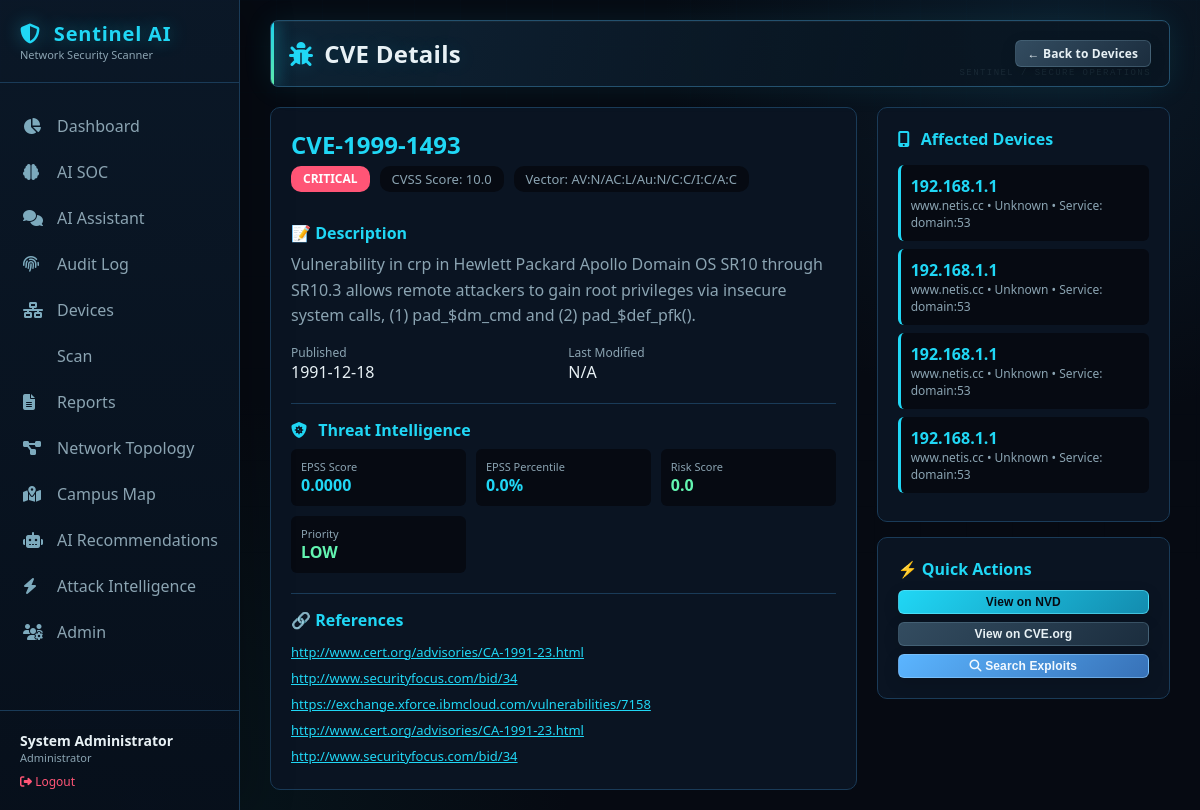
The app's page /cve/CVE-1999-1493 (signed in) with its own data.
### tables this page shows
CREATE TABLE cves (
                    cve_id TEXT PRIMARY KEY,
                    description TEXT,
                    cvss_score REAL,
                    severity TEXT,
                    published_date TEXT,
                    last_modified TEXT,
                    references_text TEXT,
                    cvss_vector TEXT
                );

CREATE TABLE threat_intel (
                        cve_id TEXT PRIMARY KEY,
                        kev_status INTEGER DEFAULT 0,
                        exploit_count INTEGER DEFAULT 0,
                        epss_score REAL DEFAULT 0,
                        epss_percentile REAL DEFAULT 0,
                        risk_score REAL DEFAULT 0,
                        risk_level TEXT DEFAULT 'LOW',
                        priority TEXT DEFAULT 'LOW',
                        last_updated TEXT,
                        source TEXT,
                        raw_data TEXT
                    );

CREATE TABLE device_vulnerabilities (
                    id INTEGER PRIMARY KEY AUTOINCREMENT,
                    device_id INTEGER,
                    cve_id TEXT,
                    service TEXT,
                    detected_date TEXT,
                    FOREIGN KEY (device_id) REFERENCES devices (id),
                    FOREIGN KEY (cve_id) REFERENCES cves (cve_id)
                );

CREATE TABLE devices (
                    id INTEGER PRIMARY KEY AUTOINCREMENT,
                    ip_address TEXT UNIQUE,
                    mac_address TEXT,
                    hostname TEXT,
                    device_type TEXT,
                    brand TEXT,
                    os TEXT,
                    os_family TEXT,
                    os_confidence REAL,
                    open_ports TEXT,
                    services TEXT,
                    discovery_source TEXT,
                    confidence REAL,
                    confidence_level TEXT,
                    ttl INTEGER,
                    first_seen TEXT,
                    last_seen TEXT,
                    scan_count INTEGER DEFAULT 1,
                    upnp_model_name TEXT,
                    upnp_model_number TEXT,
                    upnp_manufacturer TEXT,
                    mac_randomized INTEGER DEFAULT 0,
                    mac_is_local INTEGER DEFAULT 0,
                    is_gateway INTEGER DEFAULT 0
                );

### app.py (the view)
@app.route('/cve/<cve_id>')
@login_required
def cve_detail(cve_id):
    try:
        conn = get_db()
        cursor = conn.cursor()
        cursor.execute('''
            SELECT cve_id, description, cvss_score, severity,
                   published_date, last_modified, references_text, cvss_vector
            FROM cves
            WHERE cve_id = ?
        ''', (cve_id,))
        cve = cursor.fetchone()
        if not cve:
            flash('CVE not found', 'danger')
            return redirect(url_for('devices'))
        cve_dict = dict(cve)
        if cve_dict.get('references_text'):
            try:
                cve_dict['references'] = json.loads(cve_dict['references_text'])
            except:
                cve_dict['references'] = []
        else:
            cve_dict['references'] = []
        cursor.execute('''
            SELECT d.id, d.ip_address, d.hostname, d.device_type, dv.service
            FROM device_vulnerabilities dv
            JOIN devices d ON dv.device_id = d.id
            WHERE dv.cve_id = ?
        ''', (cve_id,))
        affected_devices = [dict(row) for row in cursor.fetchall()]
        cursor.execute('''
            SELECT kev_status, exploit_count, epss_score, epss_percentile,
                   risk_score, risk_level, priority
            FROM threat_intel
            WHERE cve_id = ?
        ''', (cve_id,))
        threat_intel = cursor.fetchone()
        threat_dict = dict(threat_intel) if threat_intel else {}
        conn.close()
        return render_template('cve_detail.html',
                             cve=cve_dict,
                             affected_devices=affected_devices,
                             threat_intel=threat_dict,
                             user_role=session.get('user_role'),
                             username=session.get('username'))
    except Exception as e:
        logger.error(f"Error loading CVE details: {e}")
        flash('Error loading CVE details', 'danger')
        return redirect(url_for('devices'))

### app.py (called while the page is built)
def get_db():
    conn = sqlite3.connect(DB_PATH)
    conn.row_factory = sqlite3.Row
    return conn

@app.context_processor
def utility_processor():
    return {
        'user_role': session.get('user_role'),
        'username': session.get('username'),
        'full_name': session.get('full_name'),
        'has_permission': has_permission,
        'DEFAULT_PAGE_SIZE': 10   # consistent with pagination default
    }

### auth.py (called while the page is built)
def login_required(f):
    @wraps(f)
    def decorated_function(*args, **kwargs):
        if 'user_id' not in session:
            flash('Please login to access this page', 'warning')
            return redirect(url_for('login'))
        return f(*args, **kwargs)
    return decorated_function

### templates/cve_detail.html (shortened to what this page needs)
{% extends "base.html" %} {% block content %}
<div class="page-header">
  <h1><i class="fas fa-bug"></i> CVE Details</h1>
  <div class="header-actions">
    <a href="{{ url_for('devices') }}" class="btn btn-secondary btn-sm">
      ← Back to Devices
    </a>
  </div>
</div>
<div style="display: grid; grid-template-columns: 2fr 1fr; gap: 20px">
  <div
    style="
      background: var(--bg-secondary);
      border: 1px solid var(--border-color);
      border-radius: 10px;
      padding: 20px;
    "
  >
    <div
      style="
        display: flex;
        justify-content: space-between;
        align-items: start;
        flex-wrap: wrap;
      "
    >
      <div>
        <h2 style="color: var(--accent); margin-bottom: 5px">
          {{ cve.cve_id }}
        </h2>
        <div
          style="display: flex; gap: 10px; flex-wrap: wrap; margin-bottom: 15px"
        >
          <span class="risk-badge risk-{{ cve.severity }}"
            >{{ cve.severity }}</span
          >
          <span
            style="
              background: var(--bg-primary);
              padding: 4px 12px;
              border-radius: 10px;
              color: var(--text-secondary);
              font-size: 13px;
            "
          >
            CVSS Score: {{ cve.cvss_score }}
          </span>
          <span
            style="
              background: var(--bg-primary);
              padding: 4px 12px;
              border-radius: 10px;
              color: var(--text-secondary);
              font-size: 13px;
            "
          >
            Vector: {{ cve.cvss_vector or 'N/A' }}
          </span>
        </div>
      </div>
    </div>
    <div style="margin-top: 15px">
      <h4 style="color: var(--accent); margin-bottom: 8px">📝 Description</h4>
      <p style="color: var(--text-secondary); line-height: 1.6">
        {{ cve.description }}
      </p>
    </div>
    <div
      style="
        margin-top: 15px;
        display: grid;
        grid-template-columns: 1fr 1fr;
        gap: 10px;
      "
    >
      <div>
        <div style="font-size: 12px; color: var(--text-secondary)">
          Published
        </div>
        <div style="color: var(--text-primary)">
          {{ cve.published_date[:10] if cve.published_date else 'N/A' }}
        </div>
      </div>
      <div>
        <div style="font-size: 12px; color: var(--text-secondary)">
          Last Modified
        </div>
        <div style="color: var(--text-primary)">
          {{ cve.last_modified[:10] if cve.last_modified else 'N/A' }}
        </div>
      </div>
    </div>
    {% if threat_intel %}
    <div
      style="
        margin-top: 20px;
        border-top: 1px solid var(--border-color);
        padding-top: 15px;
      "
    >
      <h4 style="color: var(--accent); margin-bottom: 8px">
        <i class="fas fa-shield-virus"></i> Threat Intelligence
      </h4>
      <div
        style="
          display: grid;
          grid-template-columns: repeat(auto-fit, minmax(150px, 1fr));
          gap: 10px;
        "
      >
        <div
          style="
            background: var(--bg-primary);
            padding: 10px;
            border-radius: 6px;
          "
        >
          <div style="font-size: 11px; color: var(--text-secondary)">
            EPSS Score
          </div>
          <div style="font-weight: bold; color: var(--accent)">
            {{ "%.4f"|format(threat_intel.epss_score) }}
          </div>
        </div>
        <div
          style="
            background: var(--bg-primary);
            padding: 10px;
            border-radius: 6px;
          "
        >
          <div style="font-size: 11px; color: var(--text-secondary)">
            EPSS Percentile
          </div>
          <div style="font-weight: bold; color: var(--accent)">
            {{ "%.1f"|format(threat_intel.epss_percentile) }}%
          </div>
        </div>
        <div
          style="
            background: var(--bg-primary);
            padding: 10px;
            border-radius: 6px;
          "
        >
          <div style="font-size: 11px; color: var(--text-secondary)">
            Risk Score
          </div>
          <div
            style="font-weight: bold; color: {{ 'var(--critical)' if threat_intel.risk_score >= 70 else 'var(--high)' if threat_intel.risk_score >= 40 else 'var(--accent2)' }};"
          >
            {{ threat_intel.risk_score }}
          </div>
        </div>
        <div
          style="
            background: var(--bg-primary);
            padding: 10px;
            border-radius: 6px;
          "
        >
          <div style="font-size: 11px; color: var(--text-secondary)">
            Priority
          </div>
          <div
            style="font-weight: bold; color: {{ 'var(--critical)' if threat_intel.priority == 'IMMEDIATE' else 'var(--high)' if threat_intel.priority == 'HIGH' else 'var(--accent2)' }};"
          >
            {{ threat_intel.priority }}
          </div>
        </div>
      </div>
    </div>
    {% endif %}
    {% if cve.references %}
    <div
      style="
        margin-top: 20px;
        border-top: 1px solid var(--border-color);
        padding-top: 15px;
      "
    >
      <h4 style="color: var(--accent); margin-bottom: 8px">🔗 References</h4>
      <div style="font-size: 13px">
        {% for ref in cve.references %}
        <div style="padding: 4px 0">
          <a
            href="{{ ref }}"
            target="_blank"
            style="color: var(--accent); word-break: break-all"
            >{{ ref }}</a
          >
        </div>
        {% endfor %}
      </div>
    </div>
    {% endif %}
  </div>
  <div>
    <div
      style="
        background: var(--bg-secondary);
        border: 1px solid var(--border-color);
        border-radius: 10px;
        padding: 20px;
      "
    >
      <h4 style="color: var(--accent); margin-bottom: 15px">
        <i class="fas fa-mobile-screen-button"></i> Affected Devices
      </h4>
      {% if affected_devices %}
      <div style="max-height: 400px; overflow-y: auto">
        {% for device in affected_devices %}
        <div
          style="
            padding: 10px;
            background: var(--bg-primary);
            border-radius: 6px;
            margin-bottom: 8px;
            border-left: 3px solid var(--accent);
          "
        >
          <div style="font-weight: bold; color: var(--text-primary)">
            <a
              href="{{ url_for('devices') }}?filter={{ device.ip_address }}"
              style="color: var(--accent); text-decoration: none"
            >
              {{ device.ip_address }}
            </a>
          </div>
          <div style="font-size: 12px; color: var(--text-secondary)">
            {{ device.hostname or 'No hostname' }} • {{ device.device_type or
            'Unknown' }} {% if device.service %} • Service: {{ device.service
            }}{% endif %}
          </div>
        </div>
        {% endfor %}
      </div>
      {% else %}
      <p style="color: var(--text-secondary)">
        No devices affected by this CVE.
      </p>
      {% endif %}
    </div>
    <div
      style="
        background: var(--bg-secondary);
        border: 1px solid var(--border-color);
        border-radius: 10px;
        padding: 20px;
        margin-top: 15px;
      "
    >
      <h4 style="color: var(--accent); margin-bottom: 10px">
        ⚡ Quick Actions
      </h4>
      <div style="display: flex; flex-direction: column; gap: 8px">
        <button
          onclick="window.location.href='https://nvd.nist.gov/vuln/detail/{{ cve.cve_id }}'"
          class="btn btn-primary btn-sm"
          style="width: 100%"
        >
          View on NVD
        </button>
        <button
          onclick="window.location.href='https://www.cve.org/CVERecord?id={{ cve.cve_id }}'"
          class="btn btn-secondary btn-sm"
          style="width: 100%"
        >
          View on CVE.org
        </button>
        <button
          onclick="window.location.href='{{ url_for('search_exploits', cve_id=cve.cve_id) }}'"
          class="btn btn-info btn-sm"
          style="width: 100%"
        >
          <i class="fas fa-magnifying-glass"></i> Search Exploits
        </button>
      </div>
    </div>
  </div>
</div>
{% endblock %}

### templates/base.html (style rules this page uses)
:root { --bg-primary: #060a12; --bg-secondary: #0a1422; --bg-card: #0d1b2a; --text-primary: #e8f1f5; --text-secondary: #8ba4b2; --border-color: #1a3b58; --accent: #20d7f5; --accent2: #63f5b1; --critical: #ff5576; --high: #ff9b54; --medium: #f5d267; --low: #63f5b1; --glow: 0 0 24px #20d7f526; }
* { margin: 0; padding: 0; box-sizing: border-box; }
body { font-family: "Segoe UI", Tahoma, Geneva, Verdana, sans-serif; background: radial-gradient(circle at 88% 4%, #12334b66 0, transparent 30%), radial-gradient(circle at 12% 100%, #0a3a3b44 0, transparent 32%), var(--bg-primary); color: var(--text-primary); min-height: 100vh; }
body::before { content: ""; position: fixed; inset: 0; pointer-events: none; opacity: 0.22; background-image: linear-gradient(#2b63801c 1px, transparent 1px), linear-gradient(90deg, #2b63801c 1px, transparent 1px); background-size: 46px 46px; mask-image: linear-gradient(to bottom, black, transparent 82%); }
.page-header { display: flex; justify-content: space-between; align-items: center; margin-bottom: 25px; }
.page-header h1 { font-size: 24px; letter-spacing: 0.01em; text-shadow: 0 0 20px #20d7f526; }
.page-header .header-actions { display: flex; gap: 10px; }
.btn { padding: 8px 18px; border: none; border-radius: 6px; cursor: pointer; font-size: 14px; transition: all 0.25s ease; text-decoration: none; display: inline-block; box-shadow: 0 5px 16px #00000022; }
.btn-primary { background: var(--accent); color: var(--bg-primary); }
.btn-sm { padding: 4px 12px; font-size: 12px; }
h1, h2, h3, h4 { color: var(--text-primary); }
h1 i, h2 i, h3 i, h4 i { color: var(--accent); margin-right: 7px; }
.page-header { position: relative; padding: 16px 18px; margin-bottom: 20px; background: linear-gradient(105deg, #10283bdb, #091622c7 72%); border: 1px solid #24516e; border-radius: 8px; box-shadow: 0 0 30px #20d7f516, inset 0 1px #ffffff0a; overflow: hidden; }
.page-header::before { content: ""; position: absolute; left: 0; top: 0; bottom: 0; width: 3px; background: linear-gradient(var(--accent), var(--accent2)); box-shadow: 0 0 16px var(--accent); }
.page-header::after { content: "SENTINEL / SECURE OPERATIONS"; position: absolute; right: 18px; bottom: 8px; color: #8ab7c11f; font: 9px monospace; letter-spacing: 0.16em; pointer-events: none; }
.page-header h1 { display: flex; align-items: center; gap: 4px; font-size: clamp(20px, 2vw, 26px); }
.page-header .header-actions { position: relative; z-index: 1; align-items: center; flex-wrap: wrap; }
.btn { border: 1px solid transparent; font-weight: 600; letter-spacing: 0.01em; }
.btn-primary { background: linear-gradient(135deg, #20d7f5, #138caf); border-color: #6deaff88; }
.btn-info { background: linear-gradient(135deg, #5bb5ff, #3771b7); color: #f2f9ff; border-color: #9dd4ff77; }
.btn-secondary { background: linear-gradient(135deg, #334c60, #1b2d3e); color: var(--text-primary); border-color: #62849a66; }

### templates/cve_detail.html (style rules this page uses)
.risk-badge { padding: 4px 12px; border-radius: 10px; font-size: 12px; font-weight: bold; display: inline-block; }
.risk-CRITICAL { background: var(--critical); color: white; }

### records on screen
cves: cve_id "CVE-1999-1493", severity "CRITICAL", cvss_score "10.0", cvss_vector "AV:N/AC:L/Au:N/C:C/I:C/A:C", description "Vulnerability in crp in Hewlett Packard Apollo Domain OS SR10 through SR10.3 allows remote attackers to gain root privileges via insecure system calls, (1) pad_$dm_cmd and (2) pad_$def_pfk().", published_date "1991-12-18"
threat_intel: epss_score "0.0000", epss_percentile "0.0", risk_score "0.0", priority "LOW"
device_vulnerabilities: ip_address "192.168.1.1", hostname "www.netis.cc", device_type "Unknown", service "domain:53"
device_vulnerabilities: ip_address "192.168.1.1", hostname "www.netis.cc", device_type "Unknown", service "domain:53"
device_vulnerabilities: ip_address "192.168.1.1", hostname "www.netis.cc", device_type "Unknown", service "domain:53"
device_vulnerabilities: ip_address "192.168.1.1", hostname "www.netis.cc", device_type "Unknown", service "domain:53"

### other values on screen
{{ full_name or username }} "System Administrator"
{{ user_role|title }} "Administrator"
{{ cve.last_modified[:10] if cve.last_modified else 'N/A' }} "N/A"
{{ ref }} "http://www.cert.org/advisories/CA-1991-23.html" "http://www.securityfocus.com/bid/34" "https://exchange.xforce.ibmcloud.com/vulnerabilities/7158" "http://www.cert.org/advisories/CA-1991-23.html" "http://www.securityfocus.com/bid/34"
